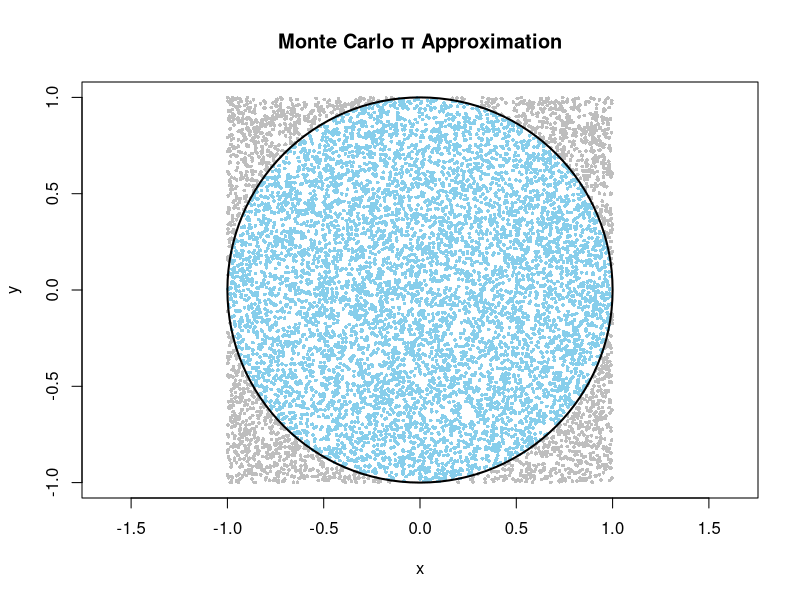
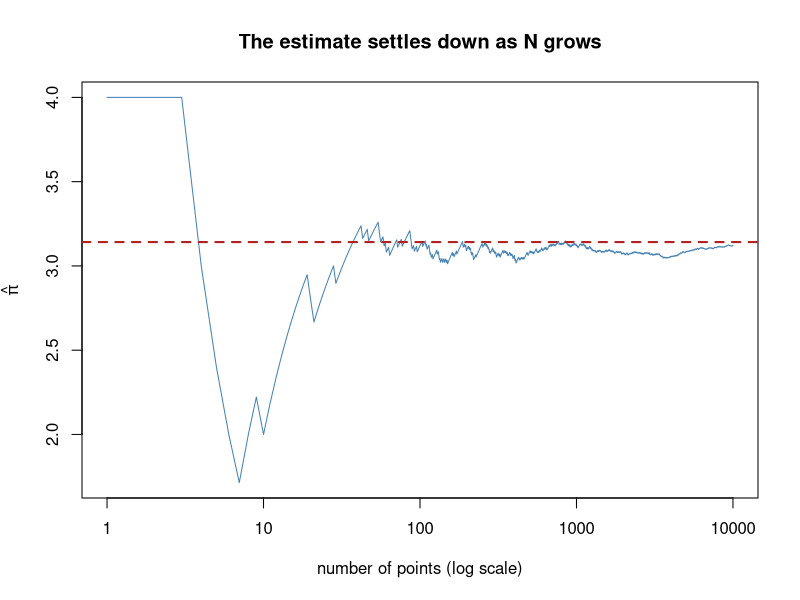

These figures' R source, in order:
## ---- chunk 1
set.seed(0)

estimatePi <- function(N) {
  x <- runif(N, -1, 1)
  y <- runif(N, -1, 1)
  inCirc <- (x^2 + y^2) <= 1
  4 * mean(inCirc)
}

estimatePi(100)

estimatePi(10000)

estimatePi(1000000)
## ---- chunk 2
set.seed(1)
N <- 10000
x <- runif(N, -1, 1)
y <- runif(N, -1, 1)
inCirc <- (x^2 + y^2) <= 1

plot(x[inCirc], y[inCirc], col='skyblue', pch=16, cex=0.5,
     xlab='x', ylab='y', asp=1,
     main='Monte Carlo π Approximation',
     xlim=c(-1,1), ylim=c(-1,1))
points(x[!inCirc], y[!inCirc], col='gray', pch=16, cex=0.5)
symbols(0, 0, circles=1, inches=FALSE, add=TRUE, lwd=2)
## ---- chunk 3
#| code-fold: true
running <- cumsum(inCirc) / seq_len(N)        # running fraction inside the circle
plot(4 * running, type = "l", col = "steelblue", log = "x",
     xlab = "number of points (log scale)", ylab = expression(hat(pi)),
     main = "The estimate settles down as N grows")
abline(h = pi, col = "firebrick", lwd = 2, lty = 2)
